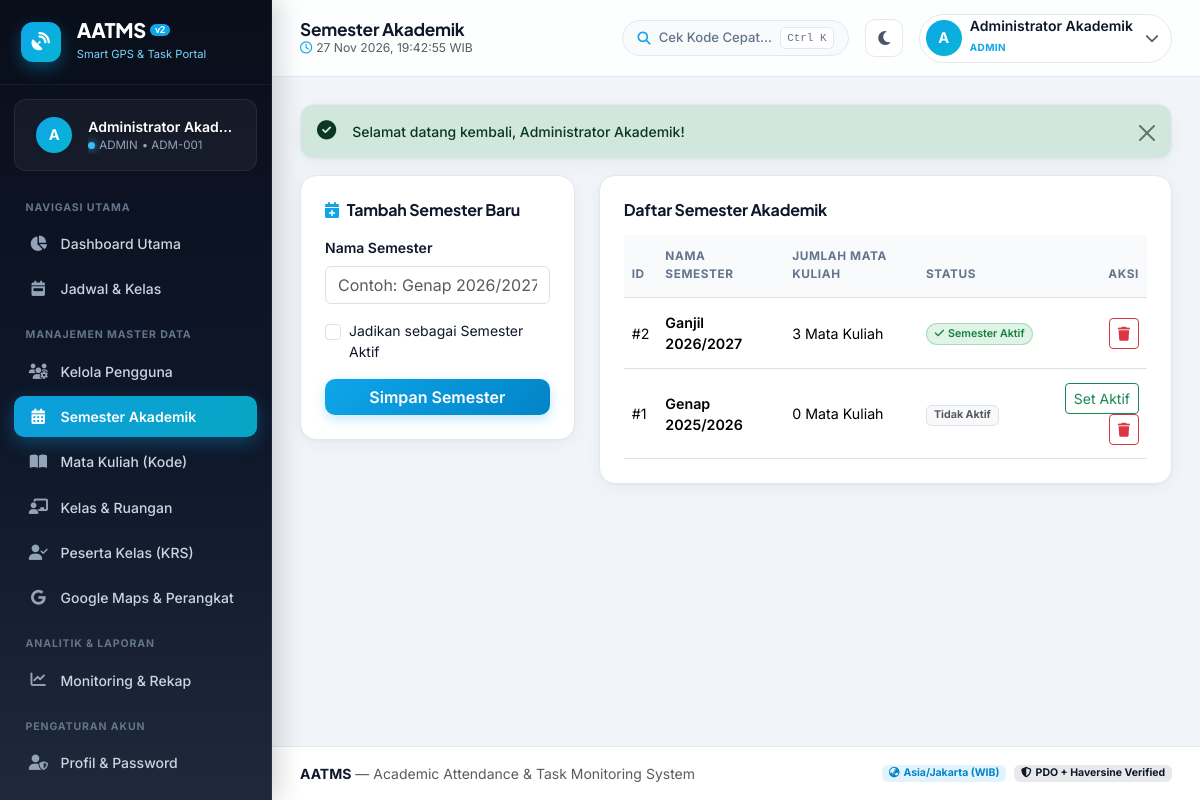
The page /public/admin/semesters.php (signed in) on the database its author committed.
### tables this page shows
CREATE TABLE `semesters` (
  `id` INT AUTO_INCREMENT PRIMARY KEY,
  `name` VARCHAR(50) NOT NULL,
  `is_active` TINYINT(1) NOT NULL DEFAULT 0
);

### includes/functions.php (called while the page is built, shortened)
<?php
function e(?string $str): string
{
    return htmlspecialchars((string)$str, ENT_QUOTES, 'UTF-8');
}

### public/admin/semesters.php (the view, shortened to what this page needs)
<?php
$pdo = getDB();
$semesters = $pdo->query("
    SELECT s.*, (SELECT COUNT(*) FROM courses c WHERE c.semester_id = s.id) AS total_courses
    FROM semesters s
    ORDER BY s.is_active DESC, s.id DESC
")->fetchAll();
include __DIR__ . '/../../includes/header.php';
?>
<div class="row g-4">
    <div class="col-lg-4">
        <div class="card-custom p-3 p-md-4">
            <h6 class="fw-bold mb-3"><i class="fa-solid fa-calendar-plus text-sky me-2"></i>Tambah Semester Baru</h6>
            <form method="POST" action="">
                <div class="mb-3">
                    <label class="form-label small fw-semibold">Nama Semester</label>
                    <input type="text" name="name" class="form-control" placeholder="Contoh: Genap 2026/2027" required>
                </div>
                <div class="form-check mb-3">
                    <input class="form-check-input" type="checkbox" name="is_active" id="semActiveCheck">
                    <label class="form-check-label small" for="semActiveCheck">Jadikan sebagai Semester Aktif</label>
                </div>
                <button type="submit" class="btn btn-sky w-100">Simpan Semester</button>
            </form>
        </div>
    </div>
    <div class="col-lg-8">
        <div class="card-custom p-3 p-md-4">
            <h6 class="fw-bold mb-3">Daftar Semester Akademik</h6>
            <div class="table-responsive">
                <table class="table table-hover align-middle mb-0">
                    <thead>
                        <tr>
                            <th>ID</th>
                            <th>Nama Semester</th>
                            <th>Jumlah Mata Kuliah</th>
                            <th>Status</th>
                            <th class="text-end">Aksi</th>
                        </tr>
                    </thead>
                    <tbody>
                        <?php foreach ($semesters as $sem): ?>
                            <tr>
                                <td>#<?= (int)$sem['id'] ?></td>
                                <td class="fw-semibold"><?= e($sem['name']) ?></td>
                                <td><?= (int)$sem['total_courses'] ?> Mata Kuliah</td>
                                <td>
                                    <?php if ((int)$sem['is_active'] === 1): ?>
                                        <span class="badge badge-status-green"><i class="fa-solid fa-check me-1"></i>Semester Aktif</span>
                                    <?php else: ?>
                                        <span class="badge bg-light text-muted border">Tidak Aktif</span>
                                    <?php endif; ?>
                                </td>
                                <td class="text-end">
                                    <?php if ((int)$sem['is_active'] === 0): ?>
                                        <form method="POST" action="" class="d-inline">
                                            <button type="submit" class="btn btn-sm btn-outline-success">Set Aktif</button>
                                        </form>
                                    <?php endif; ?>
                                    <form method="POST" action="" class="d-inline" onsubmit="return confirm('Hapus semester ini?');">
                                        <button type="submit" class="btn btn-sm btn-outline-danger"><i class="fa-solid fa-trash"></i></button>
                                    </form>
                                </td>
                            </tr>
                        <?php endforeach; ?>
                    </tbody>
                </table>
            </div>
        </div>
    </div>
</div>
<?php include __DIR__ . '/../../includes/footer.php'; ?>

### public/assets/css/style.css (style rules this page uses)
:root { --navy-950: #090E1A; --navy-900: #0F172A; --navy-800: #1E293B; --navy-700: #334155; --sky-400: #38BDF8; --sky-500: #0EA5E9; --sky-600: #0284C7; --cyan-500: #06B6D4; --sky-100: #E0F2FE; --bg-body: #F1F5F9; --bg-surface: #FFFFFF; --bg-surface-alt: #F8FAFC; --bg-topbar: rgba(255, 255, 255, 0.86); --border-subtle: #E2E8F0; --text-primary: #0F172A; --text-secondary: #475569; --text-muted-custom: #64748B; --sidebar-width: 272px; --radius-lg: 16px; --radius-md: 12px; --shadow-soft: 0 4px 20px -2px rgba(15, 23, 42, 0.05), 0 1px 3px rgba(15, 23, 42, 0.03); --shadow-hover: 0 14px 30px -6px rgba(15, 23, 42, 0.09), 0 4px 10px -2px rgba(14, 165, 233, 0.06); }
* { box-sizing: border-box; }
body { font-family: 'Inter', -apple-system, BlinkMacSystemFont, 'Segoe UI', Roboto, sans-serif; background-color: var(--bg-body); color: var(--text-primary); margin: 0; padding: 0; overflow-x: hidden; transition: background-color 0.25s ease, color 0.25s ease; }
h1, h2, h3, h4, h5, h6, .fw-extrabold, .stat-value { font-family: 'Plus Jakarta Sans', 'Inter', sans-serif; letter-spacing: -0.015em; }
.text-sky { color: var(--sky-500) !important; }
.btn-sky { background: linear-gradient(135deg, var(--sky-500), var(--sky-600)); border: none; color: #fff; font-weight: 600; border-radius: 10px; box-shadow: 0 4px 12px rgba(14, 165, 233, 0.26); transition: all 0.2s ease; }
.card-custom { background: var(--bg-surface); border: 1px solid var(--border-subtle); border-radius: var(--radius-lg); box-shadow: var(--shadow-soft); transition: box-shadow 0.2s ease, border-color 0.2s ease; }
.badge-status-green { background-color: rgba(22, 163, 74, 0.13); color: #15803D; border: 1px solid rgba(22, 163, 74, 0.28); font-weight: 600; padding: 0.38em 0.72em; border-radius: 999px; }
.table th { font-size: 0.74rem; font-weight: 700; text-transform: uppercase; letter-spacing: 0.05em; color: var(--text-muted-custom); background-color: var(--bg-surface-alt); border-bottom-width: 1px; padding-top: 0.85rem; padding-bottom: 0.85rem; }
.table td { vertical-align: middle; font-size: 0.89rem; padding-top: 0.85rem; padding-bottom: 0.85rem; }

### rows shown on the page
semesters: id "2", name "Ganjil 2026/2027", total_courses "3", is_active 1 (drawn)
semesters: id "1", name "Genap 2025/2026", total_courses "0", is_active "Tidak Aktif"

### other values the page prints
APP_NAME "AATMS"
substr($user['full_name'] ?? 'U', 0, 1) "A"
$user['full_name'] "Administrator Akad…"
$role "ADMIN"
$user['nim_nidn'] "ADM-001"
$pageTitle "Semester Akademik"
$user['full_name'] "Administrator Akademik"
$user['role'] "ADMIN"
$flash['message'] "Selamat datang kembali, Administrator Akademik!"
APP_FULL_NAME "Academic Attendance & Task Monitoring System"
